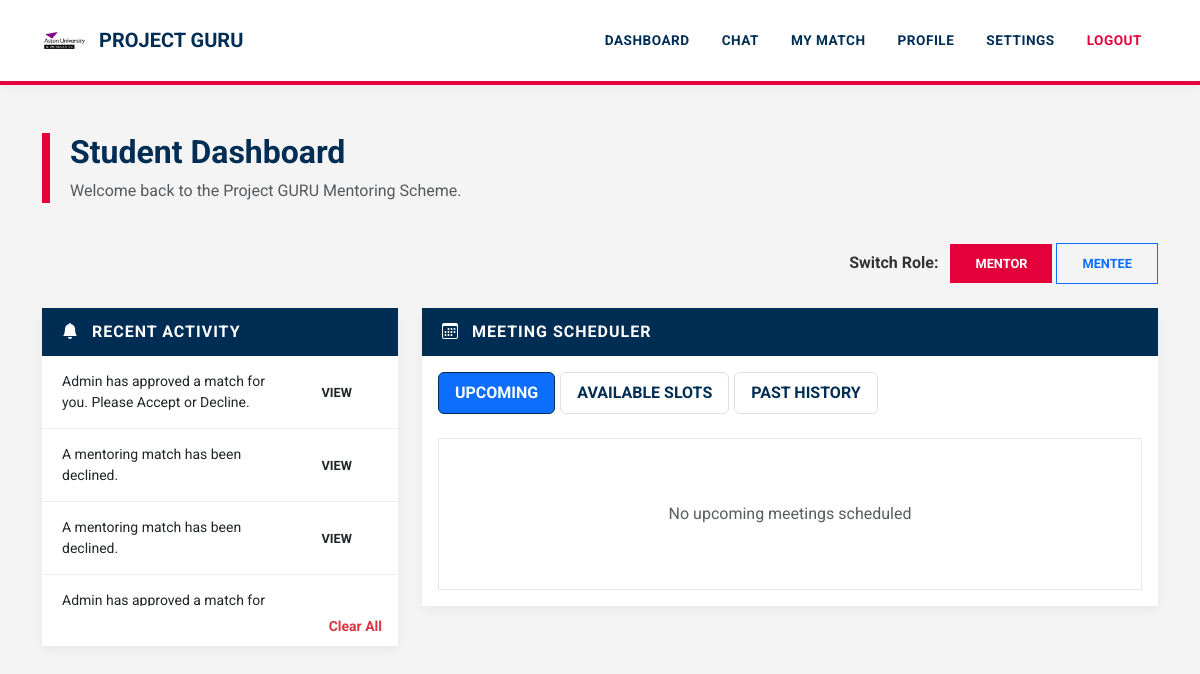
The page /dashboard (signed in) on the database its author committed.
### tables this page shows
CREATE TABLE profiles (
    id INTEGER PRIMARY KEY AUTOINCREMENT,
    user_id INTEGER,
    role TEXT
);

CREATE TABLE notifications (
    id INTEGER PRIMARY KEY AUTOINCREMENT,
    user_id INTEGER,
    message TEXT,
    link TEXT,
    created_at TIMESTAMP DEFAULT CURRENT_TIMESTAMP
);

### app.py (the view, shortened to what this page needs)
@app.route("/dashboard")
def dashboard():
    if "user_id" not in session:
        return redirect("/login")
    conn = get_db()
    expire_old_matches(conn)
    conn.commit()
    user = conn.execute("SELECT * FROM users WHERE id=?", (session["user_id"],)).fetchone()
    if not user:
        session.clear()
        conn.close()
        return redirect("/login")
    user_id = session["user_id"]
    profile = get_active_profile()
    if not profile:
        conn.close()
        return "Please select a profile"
    role = profile["role"]
    if role == "mentor":
        matches = conn.execute("SELECT * FROM matches WHERE mentor_id=?", (user_id,)).fetchall()
    else:
        matches = conn.execute("SELECT * FROM matches WHERE mentee_id=?", (user_id,)).fetchall()
    match = next((m for m in matches if m["status"] == "final"), None)
    slots = []
    upcoming_meetings = []
    past_meetings = []
    now = datetime.now()
    if role == "mentor":
        notifications = conn.execute("""
            SELECT DISTINCT n.* FROM notifications n
            LEFT JOIN matches m ON n.link LIKE '/chat/' || m.id
            WHERE n.user_id=? AND (m.mentor_id=? OR m.id IS NULL)
            ORDER BY n.created_at DESC
        """, (user_id, user_id)).fetchall()
    user_profiles = conn.execute("SELECT * FROM profiles WHERE user_id=?", (user_id,)).fetchall()
    conn.close()
    return render_template(
        "dashboard.html",
        user=user,
        role=role,
        user_profiles=user_profiles,
        matches=matches,
        match=match,
        slots=slots,
        upcoming_meetings=upcoming_meetings,
        past_meetings=past_meetings,
        notifications=notifications,
        current_date=date.today(),
        user_id=user_id,
    )

### app.py (called while the page is built, shortened)
def get_db():
    conn = sqlite3.connect("database.db", timeout=30)
    conn.row_factory = sqlite3.Row
    return conn

def get_active_profile():
    if "profile_id" not in session:
        return None
    conn = get_db()
    profile = conn.execute("""
        SELECT * FROM profiles
        WHERE id=? AND user_id=?
    """, (session["profile_id"], session["user_id"])).fetchone()
    conn.close()
    return profile

def expire_old_matches(conn):
    setting = conn.execute("""
        SELECT value FROM settings
        WHERE key='match_expiry_hours'
    """).fetchone()
    expiry_limit = int(setting["value"]) if setting else 48
    expired = conn.execute("""
        SELECT id, mentor_id, mentee_id, created_at
        FROM matches
        WHERE status='approved'
        AND created_at IS NOT NULL
    """).fetchall()

### templates/dashboard.html (shortened to what this page needs)
<!DOCTYPE html>
<html lang="en">
<head>
    <link href="https://cdn.jsdelivr.net/npm/bootstrap@5.3.2/dist/css/bootstrap.min.css" rel="stylesheet">
    <link rel="stylesheet" href="https://cdn.jsdelivr.net/npm/bootstrap-icons@1.11.3/font/bootstrap-icons.css">
</head>
<body>
{% include "navbar.html" %}
<div class="container mt-5">
    <div class="dashboard-header">
        <h2 class="fw-bold">Student Dashboard</h2>
        <p class="text-muted mb-0">Welcome back to the Project GURU Mentoring Scheme.</p>
    </div>
    {% if user_profiles|length > 1 %}
    <div class="mb-4 text-end">
        <span class="fw-bold me-2">Switch Role:</span>
        {% for p in user_profiles %}
            <a href="/switch_profile/{{ p.id }}"
               class="btn btn-sm {% if p.role == role %}btn-primary{% else %}btn-outline-primary{% endif %}">
                {{ p.role.capitalize() }}
            </a>
        {% endfor %}
    </div>
    {% endif %}
    <div class="row">
        <div class="col-lg-4">
            <div class="card">
                <div class="card-header-aston">
                    <i class="bi bi-bell-fill me-2"></i> Recent Activity
                </div>
                <div class="card-body p-0">
                    {% if notifications %}
                    <div class="notifications-scroll">
                        {% for n in notifications %}
                        <div class="notification-item d-flex justify-content-between align-items-center">
                            <span class="small">{{ n.message }}</span>
                            {% if n.link %}
                            <a href="{{ n.link }}" class="btn btn-sm btn-aston-red ms-2">View</a>
                            {% endif %}
                        </div>
                        {% endfor %}
                    </div>
                    {% else %}
                    <div class="p-4 text-center text-muted italic">No new notifications</div>
                    {% endif %}
                </div>
                <div class="card-footer bg-white border-0 text-end">
                    <a href="/clear_notifications" class="text-danger small fw-bold text-decoration-none">Clear All</a>
                </div>
            </div>
        </div>
        <div class="col-lg-8">
            <div class="card">
                <div class="card-header-aston">
                    <i class="bi bi-calendar3 me-2"></i> Meeting Scheduler
                </div>
                <div class="card-body">
                    <ul class="nav nav-pills mb-4">
                        <li class="nav-item">
                            <a class="nav-link {% if request.args.get('tab','upcoming') == 'upcoming' %}active{% endif %}" href="/dashboard?tab=upcoming">Upcoming</a>
                        </li>
                        <li class="nav-item">
                            <a class="nav-link {% if request.args.get('tab') == 'available' %}active{% endif %}" href="/dashboard?tab=available">Available Slots</a>
                        </li>
                        <li class="nav-item">
                            <a class="nav-link {% if request.args.get('tab') == 'past' %}active{% endif %}" href="/dashboard?tab=past">Past History</a>
                        </li>
                    </ul>
                    {% if request.args.get("tab","upcoming") == "upcoming" %}
                    <div class="slot-box">
                        {% for slot in upcoming_meetings %}
                        <div class="card mb-3 border shadow-sm meeting-item">
                            <div class="card-body d-flex justify-content-between align-items-center">
                                <div>
                                    <h6 class="mb-1 fw-bold text-primary"><i class="bi bi-calendar-check me-2"></i> {{ slot.date }}</h6>
                                    <small class="text-muted fw-bold">TIME: {{ slot.start_time }} — {{ slot.end_time }}</small>
                                </div>
                                <div class="text-end">
                                    <span class="badge badge-aston bg-success mb-2 d-block">Confirmed</span>
                                    {% if user_id == match.mentee_id %}
                                    <a href="/cancel_booking/{{slot.id}}?tab=upcoming" class="btn btn-link text-danger btn-sm p-0 fw-bold">CANCEL BOOKING</a>
                                    {% elif user_id == match.mentor_id %}
                                    <a href="/mentor_cancel_meeting/{{slot.id}}?tab=upcoming" class="btn btn-link text-danger btn-sm p-0 fw-bold">CANCEL MEETING</a>
                                    {% endif %}
                                </div>
                            </div>
                        </div>
                        {% else %}
                        <div class="text-center py-5 text-muted">No upcoming meetings scheduled</div>
                        {% endfor %}
                    </div>
                    {% endif %}
                </div>
            </div>
        </div>
    </div>
</div>
</body>
</html>

### templates/dashboard.html (style rules this page uses)
:root { --aston-navy: #002d54; --aston-red: #e4003a; --aston-grey: #f4f4f4; --aston-dark-grey: #333333; }
body { background-color: var(--aston-grey); font-family: 'Roboto', sans-serif; color: var(--aston-dark-grey); }
.dashboard-header { border-left: 8px solid var(--aston-red); padding-left: 20px; color: var(--aston-navy); margin-bottom: 40px; }
.card { border: none; border-radius: 0; box-shadow: 0 4px 12px rgba(0,0,0,0.05); margin-bottom: 25px; }
.card-header-aston { background-color: var(--aston-navy); color: white; font-weight: 700; text-transform: uppercase; padding: 12px 20px; letter-spacing: 1px; }
.notifications-scroll { max-height: 250px; overflow-y: auto; }
.notification-item { border-bottom: 1px solid #eee; padding: 15px 20px; transition: background 0.2s; }
.nav-pills .nav-link { border-radius: 0; color: var(--aston-navy); font-weight: 700; text-transform: uppercase; margin-right: 5px; border: 1px solid #dee2e6; }
.nav-pills .nav-link.active { background-color: var(--aston-navy); border-color: var(--aston-navy); }
.slot-box { max-height: 400px; overflow-y: auto; background: white; padding: 15px; border: 1px solid #e5e7eb; }
.btn-aston-red { background-color: var(--aston-red); color: white; border: none; border-radius: 0; font-weight: 700; text-transform: uppercase; }

### templates/navbar.html (style rules this page uses)
:root { --aston-navy: #002d54; --aston-red: #e4003a; --aston-grey: #f4f4f4; --aston-dark-grey: #333333; }
body { background-color: var(--aston-grey) !important; font-family: 'Roboto', Arial, sans-serif !important; color: var(--aston-dark-grey); }
.card { border: none !important; border-radius: 0 !important; box-shadow: 0 4px 12px rgba(0,0,0,0.05) !important; }
.btn { border-radius: 0 !important; font-weight: 700 !important; text-transform: uppercase; font-size: 0.8rem; padding: 10px 25px !important; }
.btn-primary { background-color: var(--aston-red) !important; border: none !important; }

### rows shown on the page
profiles: role "MENTOR"
profiles: role "MENTEE"
notifications: message "Admin has approved a match for you. Please Accept or Decline."
notifications: message "A mentoring match has been declined."
notifications: message "A mentoring match has been declined."
notifications: message "Admin has approved a match for…"
